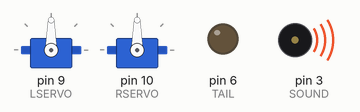
Bench run of a sketch on a simulated Arduino Uno, built with avr-gcc and run on an emulated ATmega328P. Shown: 2 × servo, output pins drawn as LEDs (lit = HIGH), buzzer (waves = sounding).

Above: at 0.1 s.
At 2.3 s:
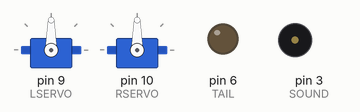
Timing chart, 0 to 3.8 s (numbered marks = the images above):
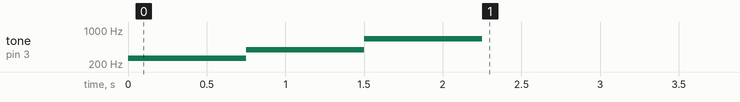

The sketch:

CodeKitty.ino
```cpp
#include <Servo.h>
#include <avr/io.h>
#include <avr/interrupt.h>
#include "pitches.h"

#define LSERVO 9
#define RSERVO 10
#define TAIL 6
#define SOUND 3

// Declare variables needed for Code Kitty hardware

// Set the kitty speed to a sensible default
// This number will tell the servo how many microseconds to be ON out of 2000
int KITTYLSPEED = 3000;
int KITTYRSPEED = 0;
int KITTYSTOP = 1500;

// HARDWARE PINS - don't change these

// ###################################################################################################
// EDIT YOUR CODE BELOW HERE
// ###################################################################################################

Servo leftServo, rightServo;

// PUT CODE HERE TO HAVE IT RUN ONCE
void setup()
{
  pinMode(TAIL, OUTPUT);
  pinMode(SOUND, OUTPUT);
  leftServo.attach(LSERVO);
  rightServo.attach(RSERVO);

  kittyRisingBeep();
}

// PUT CODE HERE TO HAVE IT RUN REPEATEDLY
void loop()
{

}

// ###################################################################################################
// DO NOT EDIT BELOW THIS LINE
// ###################################################################################################

// ---------- MOTOR CONTROL --------
// Drive Forward
void kittyForward(int mvDelay)
{
  rightServo.writeMicroseconds(KITTYRSPEED);
  leftServo.writeMicroseconds(KITTYLSPEED);
  delay(mvDelay);
  kittyStop();
}

// Drive Backwards
void kittyReverse(int mvDelay)
{
  rightServo.writeMicroseconds(KITTYLSPEED);
  leftServo.writeMicroseconds(KITTYRSPEED);
  delay(mvDelay);
  kittyStop();
}

// Drive Right
void kittyRight(int mvDelay)
{
  // Motor A Forward
  rightServo.writeMicroseconds(KITTYRSPEED);
  delay(mvDelay);
  kittyStop();
}

// Drive Left
void kittyLeft(int mvDelay)
{
  leftServo.writeMicroseconds(KITTYLSPEED);
  delay(mvDelay);
  kittyStop();
}

// Stop
void kittyStop()
{
  rightServo.writeMicroseconds(KITTYSTOP);
  leftServo.writeMicroseconds(KITTYSTOP);
}

// LED “on” function
void kittyLEDon()
{
  digitalWrite(TAIL, HIGH);
}

// ---------- TAIL LED --------
// Tail LED “on” function
void kittyTailOn()
{
  digitalWrite(TAIL, HIGH);
}

// LED “off” function
void kittyTailOff()
{
  digitalWrite(TAIL, LOW);
}

// LED “blink” function
void kittyTailBlink(int blinkTimes)
{
  for (int i = 0; i <= blinkTimes; i++)
  {
    digitalWrite(TAIL, HIGH);
    delay(1000);
    digitalWrite(TAIL, LOW);
    delay(1000);
  }
}

// --------- SOUND FUNCTIONS ---------
//tone

// notes in the melody:
int melody[] = {
    NOTE_C4, NOTE_G3, NOTE_G3, NOTE_A3, NOTE_G3, 0, NOTE_B3, NOTE_C4};

// note durations: 4 = quarter note, 8 = eighth note, etc.:
int noteDurations[] = {
    4, 8, 8, 4, 4, 4, 4, 4};

// Beep!
void kittyBeep()
{
  tone(SOUND, NOTE_A4, 250);
  delay(1000);
  noTone(SOUND);
}

void kittyNote(int OneNote)
{
  tone(SOUND, OneNote, 250);
  delay(1000);
  noTone(SOUND);
}

// Rising Beep
void kittyRisingBeep()
{
  tone(SOUND, NOTE_C4, 1000);
  delay(750);
  tone(SOUND, NOTE_G4, 1000);
  delay(750);
  tone(SOUND, NOTE_E5, 1000);
  delay(750);
  noTone(SOUND);
}

// Play a little melody
void kittyMelody()
{
  // iterate over the notes of the melody:
  for (int thisNote = 0; thisNote < 8; thisNote++)
  {

    // to calculate the note duration, take one second divided by the note type.
    //e.g. quarter note = 1000 / 4, eighth note = 1000/8, etc.
    int noteDuration = 1000 / noteDurations[thisNote];
    tone(SOUND, melody[thisNote], noteDuration);

    // to distinguish the notes, set a minimum time between them.
    // the note's duration + 30% seems to work well:
    int pauseBetweenNotes = noteDuration * 1.30;
    delay(pauseBetweenNotes);
    // stop the tone playing:
    noTone(SOUND);
  }
}
```

pitches.h
```cpp
/*************************************************
 * Public Constants
 *************************************************/

#define NOTE_B0  31
#define NOTE_C1  33
#define NOTE_CS1 35
#define NOTE_D1  37
#define NOTE_DS1 39
#define NOTE_E1  41
#define NOTE_F1  44
#define NOTE_FS1 46
#define NOTE_G1  49
#define NOTE_GS1 52
#define NOTE_A1  55
#define NOTE_AS1 58
#define NOTE_B1  62
#define NOTE_C2  65
#define NOTE_CS2 69
#define NOTE_D2  73
#define NOTE_DS2 78
#define NOTE_E2  82
#define NOTE_F2  87
#define NOTE_FS2 93
#define NOTE_G2  98
#define NOTE_GS2 104
#define NOTE_A2  110
#define NOTE_AS2 117
#define NOTE_B2  123
#define NOTE_C3  131
#define NOTE_CS3 139
#define NOTE_D3  147
#define NOTE_DS3 156
#define NOTE_E3  165
#define NOTE_F3  175
#define NOTE_FS3 185
#define NOTE_G3  196
#define NOTE_GS3 208
#define NOTE_A3  220
#define NOTE_AS3 233
#define NOTE_B3  247
#define NOTE_C4  262
#define NOTE_CS4 277
#define NOTE_D4  294
#define NOTE_DS4 311
#define NOTE_E4  330
#define NOTE_F4  349
#define NOTE_FS4 370
#define NOTE_G4  392
#define NOTE_GS4 415
#define NOTE_A4  440
#define NOTE_AS4 466
#define NOTE_B4  494
#define NOTE_C5  523
#define NOTE_CS5 554
#define NOTE_D5  587
#define NOTE_DS5 622
#define NOTE_E5  659
#define NOTE_F5  698
#define NOTE_FS5 740
#define NOTE_G5  784
#define NOTE_GS5 831
#define NOTE_A5  880
#define NOTE_AS5 932
#define NOTE_B5  988
#define NOTE_C6  1047
#define NOTE_CS6 1109
#define NOTE_D6  1175
#define NOTE_DS6 1245
#define NOTE_E6  1319
#define NOTE_F6  1397
#define NOTE_FS6 1480
#define NOTE_G6  1568
#define NOTE_GS6 1661
#define NOTE_A6  1760
#define NOTE_AS6 1865
#define NOTE_B6  1976
#define NOTE_C7  2093
#define NOTE_CS7 2217
#define NOTE_D7  2349
#define NOTE_DS7 2489
#define NOTE_E7  2637
#define NOTE_F7  2794
#define NOTE_FS7 2960
#define NOTE_G7  3136
#define NOTE_GS7 3322
#define NOTE_A7  3520
#define NOTE_AS7 3729
#define NOTE_B7  3951
#define NOTE_C8  4186
#define NOTE_CS8 4435
#define NOTE_D8  4699
#define NOTE_DS8 4978
```
